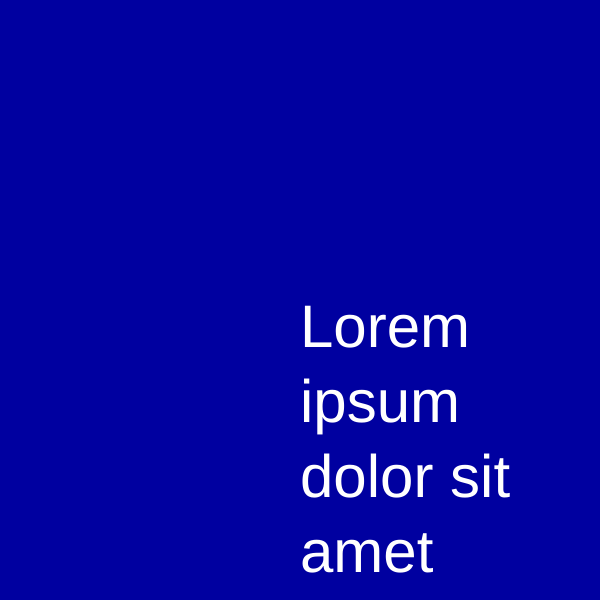
Frame 1 (no input)
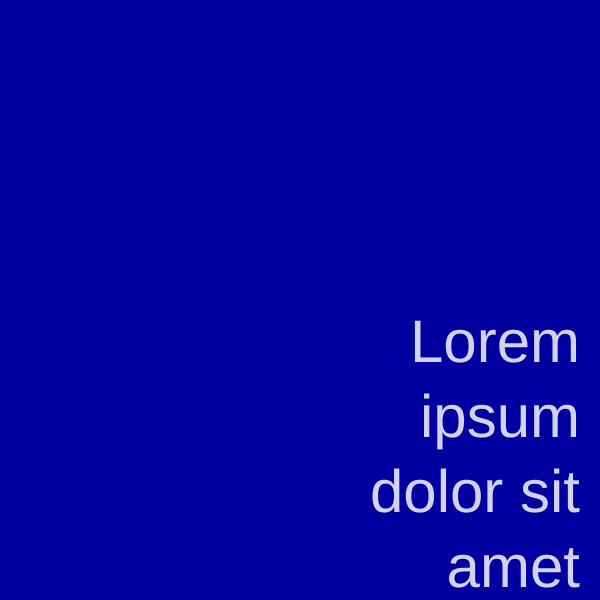
Frame 60 (no input)
Frame 120 (the mouse pressed at the canvas centre since frame 60): identical to frame 60, image omitted

The p5.js sketch that drew these frames (run headless with seeded random() and noise() and a simulated clock; from frame 60 on, the mouse is pressed at the canvas centre):

// p5.js sketch
// ── sketch.js
const words = "Lorem ipsum dolor sit amet"
let fillColour = 255;

function setup() {
  createCanvas(600, 600);
}

function draw() {
  background(0, 0, 160);
  fill(fillColour);
  textSize(60)
  text(`${words}`, width/2, height/2, 280, height/2);
  textAlign(RIGHT, BOTTOM);

  if(mouseX > width/2 && mouseY > height/2) {
    fillColour = color(255, 0, 0, 210);
  } else {
    fillColour = color(255, 210);
  }
}

// ── exercise1-1.html
<!DOCTYPE html>
<html lang="en">
  <head>
    <meta charset="utf-8" />
    <meta name="viewport" content="width=device-width, initial-scale=1.0">

    <title>PDM1 - W6P1 - Exercise 1.1</title>

    <link href="https://cdn.jsdelivr.net/npm/bootstrap@5.3.1/dist/css/bootstrap.min.css" rel="stylesheet" integrity="sha384-4bw+/aepP/YC94hEpVNVgiZdgIC5+VKNBQNGCHeKRQN+PtmoHDEXuppvnDJzQIu9" crossorigin="anonymous">
    <link rel="stylesheet" type="text/css" href="../lib/main-styles.css">
    <script src="https://cdn.jsdelivr.net/npm/bootstrap@5.3.1/dist/js/bootstrap.bundle.min.js" integrity="sha384-HwwvtgBNo3bZJJLYd8oVXjrBZt8cqVSpeBNS5n7C8IVInixGAoxmnlMuBnhbgrkm" crossorigin="anonymous"></script>
    <script src="../lib/libraries/p5.min.js"></script>
  </head>

  <body>
    <h1>Exercise 1.1</h1>
    <p>Your sketch:</p>
    <div class="guidance">
        <h2>Instructions</h2>
        <div>
            <p>Create a sketch with a 600px by 600px canvas and save the following text as a constant:<br>Lorem ipsum dolor sit amet</p>
            <p>(If you're wondering what that text is about, it's the first phrase of "lorem ipsum", placeholder text that is widely used by 
                designers to plan text layouts. See more here: <a href="https://loremipsum.io" target="_blank">https://loremipsum.io/</a>)
            </p>
            <p>Display the text so that it is right aligned an located in the bottom right corner of the canvas, as shown in the image below. Choose 
                your own colours. You can also choose to load a different font. You may find that the text wrapping looks a bit 
                different depending on your chosen font. The displayed text should:
            </p>
            <ul>
                <li>take up as much of the bottom right quadrant of the canvas as possible without 
                    words disappearing off the bottom of the screen;
                </li>
                <li>have a margin of about 20 pixels on the right and bottom edges of the text.</li>
            </ul>
            <p>Optional extra--make the text change colour when the mouse is in the bottom right quadrant 
                of the canvas.
            </p>
            <p>Expected output:</p>
            <p>
                <img src="./assets/exercise1-1.png" width="600px" height="600px" alt="Placeholder text is aligned in the bottom right corner of the canvas.">
            </p>
        </div>
        <div>
            <button class="btn btn-primary hint" type="button" data-bs-toggle="collapse" data-bs-target="#hint" aria-expanded="false" aria-controls="hint">
                Hint
            </button>
            <div class="collapse" id="hint">
                <div class="card card-body">
                    <p>You will need to make use of the text display functions <code>textAlign()</code> and <code>textSize()</code>. You will also need 
                    to set the width and height of the text box in the <code>text()</code> function.</p>
                    <p>If you have used all of the above functions and the text still isn't right, check that 
                        <code>rectMode()</code> is in the default <code>CORNER</code> mode (i.e. not called).
                    </p>
                    <p>Useful links in the documentation:</p>
                    <ul>
                        <li><a href="https://p5js.org/reference/p5/text" target="_blank">text()</a></li>
                        <li><a href="https://p5js.org/reference/p5/textAlign" target="_blank">textAlign()</a></li>
                        <li><a href="https://p5js.org/reference/p5/textSize" target="_blank">textSize()</a></li>
                    </ul>
                </div>
            </div>
        </div>
    </div>
    <script src="sketch.js"></script>
  </body>
</html>
